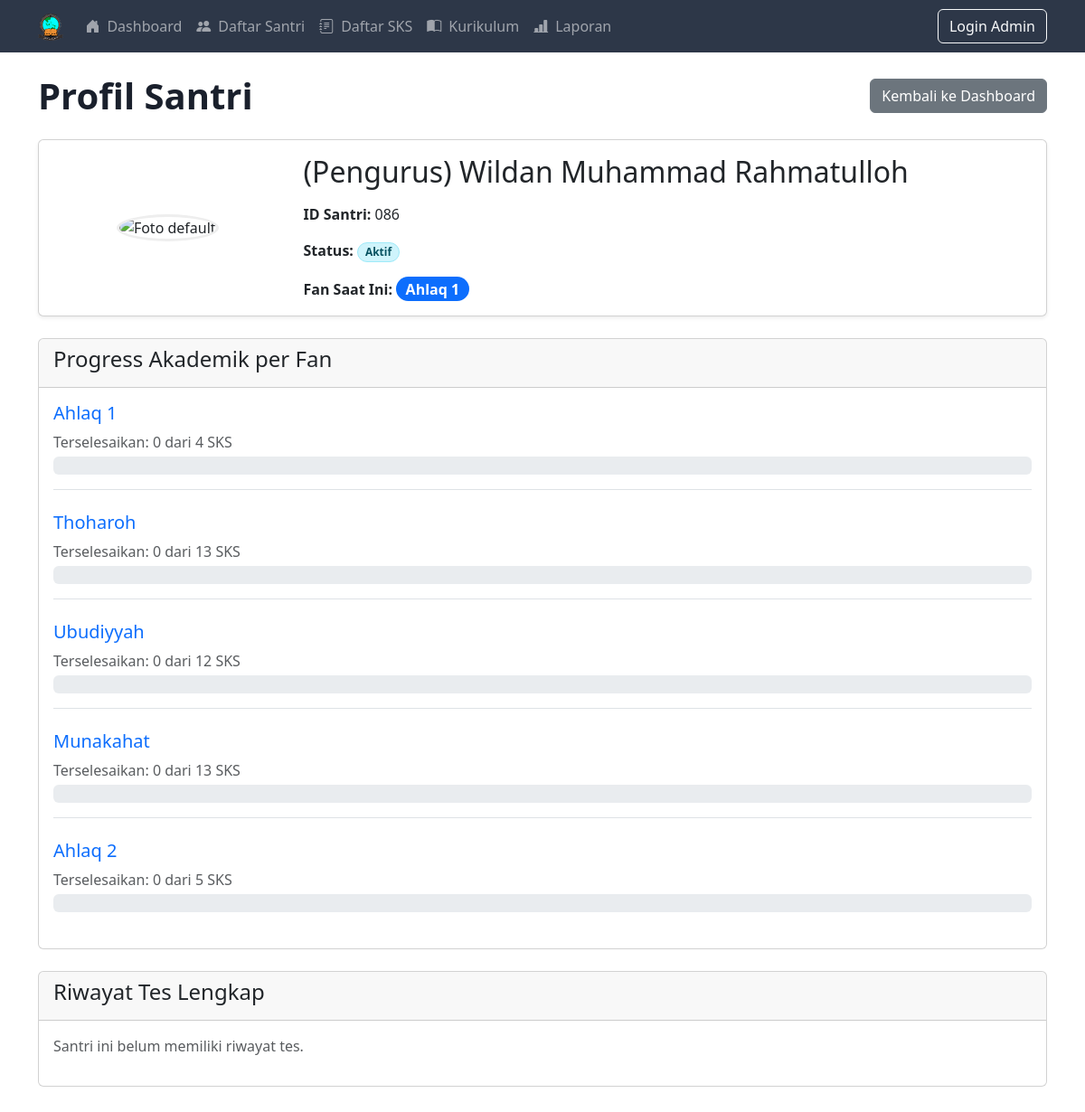
Before: /santri/86/ with the older database file.
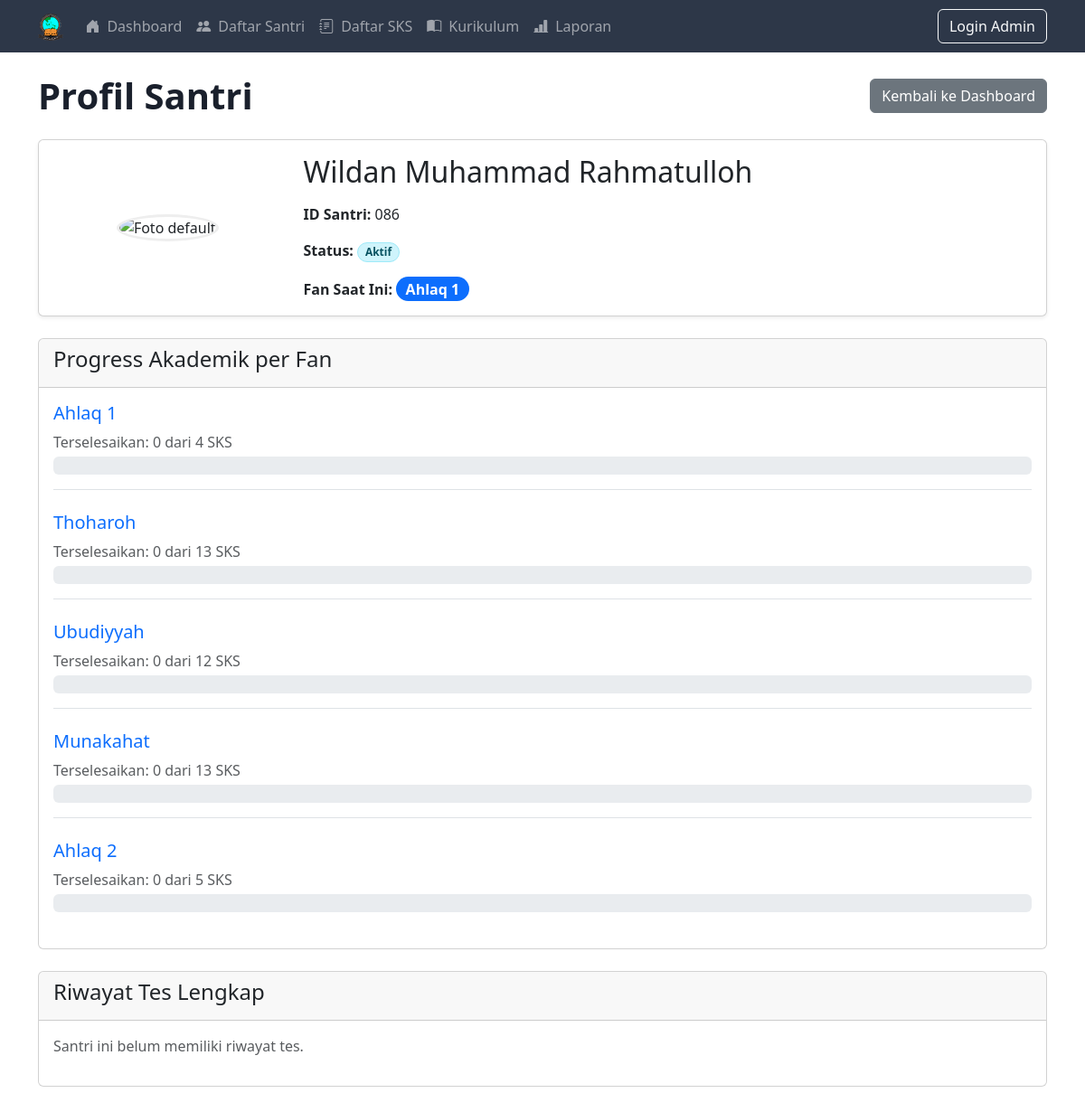
After: the same page with the newer database file.
### core/models.py (models this page shows, shortened)
class Santri(models.Model):
    STATUS_CHOICES = [
        ('Aktif', 'Aktif'),
        ('Lulus', 'Lulus'),
        ('Non-Aktif', 'Non-Aktif'),
    ]
    nama_lengkap = models.CharField(max_length=150)
    id_santri = models.CharField(max_length=20, unique=True, blank=True, null=True, verbose_name="ID Santri")
    status = models.CharField(max_length=10, choices=STATUS_CHOICES, default='Aktif')
    foto_profil = models.ImageField(
        upload_to='santri_photos/',
        blank=True,
        null=True,
        help_text="Upload foto profil santri"
    )
    def get_sks_lulus_ids(self):
        sks_lulus_ids = []
        for tes in self.riwayat_tes.all():
            if tes.nilai >= tes.sks.nilai_minimal:
                if tes.sks.id not in sks_lulus_ids:
                    sks_lulus_ids.append(tes.sks.id)
        return sks_lulus_ids

### core/views.py (the view, shortened to what this page needs)
# urls.py: path('<int:pk>/', views.detail_santri, name='detail_santri'),
def detail_santri(request, pk):
    santri = get_object_or_404(Santri, pk=pk)
    semua_tes_santri = santri.riwayat_tes.select_related('sks__fan').all()
    semua_fan = Fan.objects.all().order_by('urutan')
    sks_lulus_ids = santri.get_sks_lulus_ids()
    fan_completion_dates = {}
    for fan_item in semua_fan:
        sks_in_fan_ids = SKS.objects.filter(fan=fan_item).values_list('id', flat=True)
        lulus_in_fan_ids = set(sks_lulus_ids).intersection(set(sks_in_fan_ids))
        if len(sks_in_fan_ids) > 0 and len(lulus_in_fan_ids) == len(sks_in_fan_ids):
            try:
                latest_test = semua_tes_santri.filter(sks_id__in=lulus_in_fan_ids).latest('tanggal_tes')
                fan_completion_dates[fan_item.id] = latest_test.tanggal_tes
            except RiwayatTes.DoesNotExist: pass
    progress_per_fan = []
    for fan in semua_fan:
        sks_dalam_fan = SKS.objects.filter(fan=fan)
        total_sks_di_fan = sks_dalam_fan.count()
        sks_lulus_di_fan = sks_dalam_fan.filter(id__in=sks_lulus_ids)
        jumlah_lulus_di_fan = sks_lulus_di_fan.count()
        sks_belum_lulus_di_fan = sks_dalam_fan.exclude(id__in=sks_lulus_ids)
        persentase = round((jumlah_lulus_di_fan / total_sks_di_fan) * 100) if total_sks_di_fan > 0 else 0
        durasi_studi, status_target, tanggal_mulai, tanggal_selesai, selisih_hari_int = None, None, None, fan_completion_dates.get(fan.id), None
        if fan.urutan == 1:
            if semua_tes_santri.exists():
                try:
                    tanggal_mulai = min(tes.tanggal_tes for tes in semua_tes_santri)
                except ValueError: pass
        else:
            try:
                fan_sebelumnya = Fan.objects.get(urutan=fan.urutan - 1)
                tanggal_mulai = fan_completion_dates.get(fan_sebelumnya.id)
            except Fan.DoesNotExist: pass
        progress_per_fan.append({'fan': fan, 'total_sks': total_sks_di_fan,'jumlah_lulus': jumlah_lulus_di_fan, 'persentase': persentase, 'durasi_studi': durasi_studi, 'status_target': status_target, 'sks_lulus': sks_lulus_di_fan, 'sks_belum_lulus': sks_belum_lulus_di_fan})
    fan_saat_ini = next((data['fan'] for data in progress_per_fan if data['persentase'] < 100), None)
    konteks = {'santri': santri, 'progress_per_fan': progress_per_fan, 'semua_tes': semua_tes_santri.order_by('-tanggal_tes'), 'fan_saat_ini': fan_saat_ini, 'page_title': f'Profil {santri.nama_lengkap}'}
    return render(request, 'core/detail_santri.html', konteks)

### core/templates/core/detail_santri.html (shortened to what the changed rows need)
{% extends 'core/base.html' %}
{% load static %} {% block title %}{{ page_title }}{% endblock %}
{% block content %}
    <div class="d-flex justify-content-between align-items-center mb-4">
        <h1 class="mb-0">Profil Santri</h1>
    </div>
    <div class="card mb-4 shadow-sm">
        <div class="card-body">
            <div class="row align-items-center">
                <div class="col-md-9">
                    <h2 class="mb-3">{{ santri.nama_lengkap }}</h2>
                    <p><strong>ID Santri:</strong> {{ santri.id_santri|default:"-" }}</p>
                    <p><strong>Status:</strong> <span class="badge bg-info-subtle border border-info-subtle text-info-emphasis rounded-pill">{{ santri.status }}</span></p>
                    {% if fan_saat_ini %}
                        <p class="mb-0"><strong>Fan Saat Ini:</strong>
                            <span class="badge {% if fan_saat_ini.nama_fan %}bg-primary{% else %}bg-success{% endif %} fs-6 rounded-pill">
                            </span>
                        </p>
                    {% endif %}
                </div>
            </div>
        </div>
    </div>
{% endblock %}

Changed rows visible on the page:
changed Santri "Aktif": nama_lengkap "(Pengurus) Wildan Muhammad Rahmatulloh" → "Wildan Muhammad Rahmatulloh"
